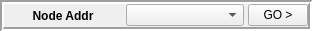
<?xml version="1.0" encoding="UTF-8"?>
<ui version="4.0">
 <class>Form</class>
 <widget class="QWidget" name="Form">
  <property name="geometry">
   <rect>
    <x>0</x>
    <y>0</y>
    <width>312</width>
    <height>31</height>
   </rect>
  </property>
  <property name="windowTitle">
   <string>Form</string>
  </property>
  <layout class="QVBoxLayout" name="verticalLayout">
   <property name="spacing">
    <number>0</number>
   </property>
   <property name="margin">
    <number>0</number>
   </property>
   <item>
    <widget class="QFrame" name="frame">
     <property name="frameShape">
      <enum>QFrame::Box</enum>
     </property>
     <property name="frameShadow">
      <enum>QFrame::Sunken</enum>
     </property>
     <property name="lineWidth">
      <number>2</number>
     </property>
     <layout class="QHBoxLayout" name="horizontalLayout">
      <property name="spacing">
       <number>4</number>
      </property>
      <property name="margin">
       <number>0</number>
      </property>
      <item>
       <widget class="QLabel" name="label">
        <property name="font">
         <font>
          <weight>75</weight>
          <bold>true</bold>
         </font>
        </property>
        <property name="text">
         <string>Node Addr</string>
        </property>
        <property name="alignment">
         <set>Qt::AlignCenter</set>
        </property>
       </widget>
      </item>
      <item>
       <widget class="QComboBox" name="items"/>
      </item>
      <item>
       <widget class="QPushButton" name="button">
        <property name="maximumSize">
         <size>
          <width>60</width>
          <height>16777215</height>
         </size>
        </property>
        <property name="text">
         <string>GO &gt;</string>
        </property>
       </widget>
      </item>
     </layout>
    </widget>
   </item>
  </layout>
 </widget>
 <resources/>
 <connections>
  <connection>
   <sender>button</sender>
   <signal>clicked()</signal>
   <receiver>Form</receiver>
   <slot>clicked()</slot>
   <hints>
    <hint type="sourcelabel">
     <x>173</x>
     <y>20</y>
    </hint>
    <hint type="destinationlabel">
     <x>184</x>
     <y>29</y>
    </hint>
   </hints>
  </connection>
 </connections>
 <slots>
  <slot>clicked()</slot>
 </slots>
</ui>
